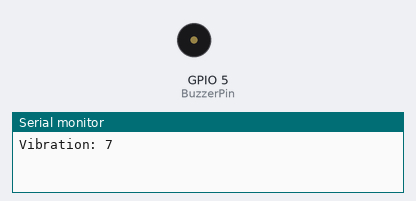
Bench run of a sketch on a simulated ESP32. On the bench: buzzer (waves = sounding, pin HIGH), the last lines printed to the serial monitor. Random numbers use the default seed unless the sketch sets one.

Above: at 0.0 s.
At 35.1 s:
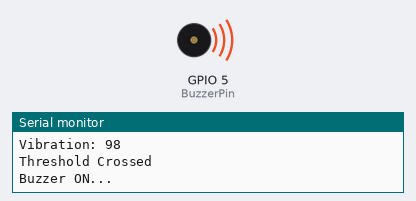
Timing chart, 0 to 38.5 s (numbered marks = the images above):
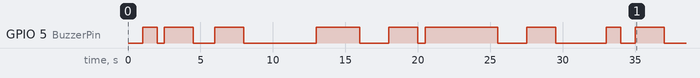

The sketch:

main.ino
```cpp
#include <Arduino.h>

#define BuzzerPin 5

// Semaphore Handle
SemaphoreHandle_t VibrationSemaphore;

// Task Handle
TaskHandle_t BuzzerTaskHandle;
TaskHandle_t ADXLTaskHandle;

void setup() {

  Serial.begin(115200);

  pinMode(BuzzerPin, OUTPUT);

  // Creation of Semaphore
  VibrationSemaphore = xSemaphoreCreateBinary();

  // Creation of Task
  xTaskCreate(BuzzerTask, "Buzzzer Task", 2048, NULL, 1, &BuzzerTaskHandle);
  xTaskCreate(ADXLTask, "ADXL Task", 2048, NULL, 1, &ADXLTaskHandle);

}

void BuzzerTask (void *pvParameters) {

  while (1) {
    xSemaphoreTake(VibrationSemaphore, portMAX_DELAY);

    Serial.println("Buzzer ON...");
    digitalWrite(BuzzerPin, HIGH);
    vTaskDelay(pdMS_TO_TICKS(1000));
    digitalWrite(BuzzerPin, LOW);
    Serial.println("Buzzer OFF...");

  }
}

void ADXLTask (void *pvParameters) {

  int vibration;

  while (1) {

    vibration = random(0, 100);

    Serial.print("Vibration: ");
    Serial.println(vibration);

    if (vibration > 70){
      Serial.println("Threshold Crossed");
      xSemaphoreGive(VibrationSemaphore);
    }

    vTaskDelay(pdMS_TO_TICKS(500));

  }
}

void loop() {
  // put your main code here, to run repeatedly:

}
```

Measured:
- by itself, GPIO 5 (BuzzerPin): LOW → HIGH at 1.0 s, → LOW 1.0 s later, → HIGH 0.50 s later, → LOW 2.0 s later, … (18 changes in this stretch)
